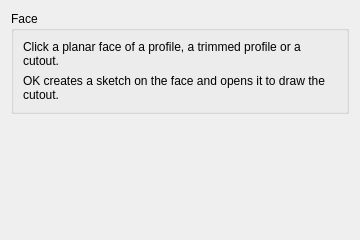
<?xml version="1.0" encoding="UTF-8"?>
<ui version="4.0">
 <class>Dialog</class>
 <widget class="QDialog" name="Dialog">
  <property name="geometry">
   <rect>
    <x>0</x>
    <y>0</y>
    <width>360</width>
    <height>240</height>
   </rect>
  </property>
  <property name="windowTitle">
   <string>Cutout / Hole</string>
  </property>
  <layout class="QVBoxLayout" name="verticalLayout">
   <item>
    <widget class="QGroupBox" name="groupBox_face">
     <property name="title">
      <string>Face</string>
     </property>
     <layout class="QVBoxLayout" name="verticalLayout_face">
      <item>
       <widget class="QLabel" name="face_label">
        <property name="text">
         <string>Click a planar face of a profile, a trimmed profile or a cutout.</string>
        </property>
        <property name="wordWrap">
         <bool>true</bool>
        </property>
       </widget>
      </item>
      <item>
       <widget class="QLabel" name="hint_label">
        <property name="text">
         <string>OK creates a sketch on the face and opens it to draw the cutout.</string>
        </property>
        <property name="wordWrap">
         <bool>true</bool>
        </property>
       </widget>
      </item>
     </layout>
    </widget>
   </item>
   <item>
    <widget class="QLabel" name="message_label">
     <property name="text">
      <string/>
     </property>
     <property name="wordWrap">
      <bool>true</bool>
     </property>
    </widget>
   </item>
   <item>
    <spacer name="verticalSpacer">
     <property name="orientation">
      <enum>Qt::Orientation::Vertical</enum>
     </property>
     <property name="sizeHint" stdset="0">
      <size>
       <width>20</width>
       <height>40</height>
      </size>
     </property>
    </spacer>
   </item>
  </layout>
 </widget>
 <resources/>
 <connections/>
</ui>
